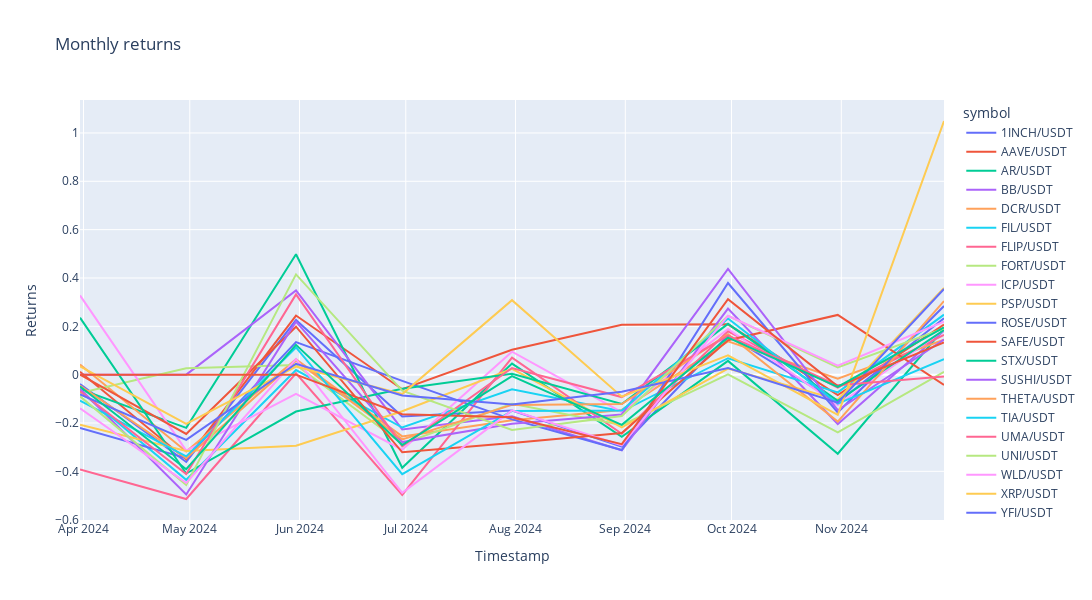

Here is the notebook cell this chart was saved with:
### Code cell
# Create a line plot with Plotly
fig = px.line(returns_df, x=returns_df.index, y=returns_df.columns, title="Monthly returns")
# Adjust the layout for a wider plot
fig.update_layout(width=1200, height=600, xaxis_title="Timestamp", yaxis_title="Returns")
# Show the interactive plot
fig.show()

### Figure 1 — Plotly figure (JSON) as saved in the notebook; plotly's stock layout.template omitted (floating-point values rounded to 4 significant figures)
{"data": [{"hovertemplate": "symbol=1INCH/USDT<br>timestamp=%{x}<br>value=%{y}<extra></extra>", "legendgroup": "1INCH/USDT", "line": {"color": "#636efa", "dash": "solid"}, "marker": {"symbol": "circle"}, "mode": "lines", "name": "1INCH/USDT", "orientation": "v", "showlegend": true, "type": "scatter", "x": ["2024-03-31T00:00:00+00:00", "2024-04-30T00:00:00+00:00", "2024-05-31T00:00:00+00:00", "2024-06-30T00:00:00+00:00", "2024-07-31T00:00:00+00:00", "2024-08-31T00:00:00+00:00", "2024-09-30T00:00:00+00:00", "2024-10-31T00:00:00+00:00", "2024-11-30T00:00:00+00:00"], "xaxis": "x", "y": [-0.03875, -0.3612, 0.2259, -0.1731, -0.1485, -0.2975, 0.163, -0.115, 0.2335], "yaxis": "y"}, {"hovertemplate": "symbol=AAVE/USDT<br>timestamp=%{x}<br>value=%{y}<extra></extra>", "legendgroup": "AAVE/USDT", "line": {"color": "#EF553B", "dash": "solid"}, "marker": {"symbol": "circle"}, "mode": "lines", "name": "AAVE/USDT", "orientation": "v", "showlegend": true, "type": "scatter", "x": ["2024-03-31T00:00:00+00:00", "2024-04-30T00:00:00+00:00", "2024-05-31T00:00:00+00:00", "2024-06-30T00:00:00+00:00", "2024-07-31T00:00:00+00:00", "2024-08-31T00:00:00+00:00", "2024-09-30T00:00:00+00:00", "2024-10-31T00:00:00+00:00", "2024-11-30T00:00:00+00:00"], "xaxis": "x", "y": [0.01213, -0.3506, 0.2446, -0.0604, 0.1029, 0.2067, 0.2081, -0.0848, 0.2071], "yaxis": "y"}, {"hovertemplate": "symbol=AR/USDT<br>timestamp=%{x}<br>value=%{y}<extra></extra>", "legendgroup": "AR/USDT", "line": {"color": "#00cc96", "dash": "solid"}, "marker": {"symbol": "circle"}, "mode": "lines", "name": "AR/USDT", "orientation": "v", "showlegend": true, "type": "scatter", "x": ["2024-03-31T00:00:00+00:00", "2024-04-30T00:00:00+00:00", "2024-05-31T00:00:00+00:00", "2024-06-30T00:00:00+00:00", "2024-07-31T00:00:00+00:00", "2024-08-31T00:00:00+00:00", "2024-09-30T00:00:00+00:00", "2024-10-31T00:00:00+00:00", "2024-11-30T00:00:00+00:00"], "xaxis": "x", "y": [-0.05984, -0.22, 0.4984, -0.3853, 0.04565, -0.257, 0.05694, -0.3272, 0.1905], "yaxis": "y"}, {"hovertemplate": "symbol=BB/USDT<br>timestamp=%{x}<br>value=%{y}<extra></extra>", "legendgroup": "BB/USDT", "line": {"color": "#ab63fa", "dash": "solid"}, "marker": {"symbol": "circle"}, "mode": "lines", "name": "BB/USDT", "orientation": "v", "showlegend": true, "type": "scatter", "x": ["2024-03-31T00:00:00+00:00", "2024-04-30T00:00:00+00:00", "2024-05-31T00:00:00+00:00", "2024-06-30T00:00:00+00:00", "2024-07-31T00:00:00+00:00", "2024-08-31T00:00:00+00:00", "2024-09-30T00:00:00+00:00", "2024-10-31T00:00:00+00:00", "2024-11-30T00:00:00+00:00"], "xaxis": "x", "y": [0, 0, 0.3486, -0.2266, -0.1725, -0.3128, 0.2733, -0.2041, 0.1821], "yaxis": "y"}, {"hovertemplate": "symbol=DCR/USDT<br>timestamp=%{x}<br>value=%{y}<extra></extra>", "legendgroup": "DCR/USDT", "line": {"color": "#FFA15A", "dash": "solid"}, "marker": {"symbol": "circle"}, "mode": "lines", "name": "DCR/USDT", "orientation": "v", "showlegend": true, "type": "scatter", "x": ["2024-03-31T00:00:00+00:00", "2024-04-30T00:00:00+00:00", "2024-05-31T00:00:00+00:00", "2024-06-30T00:00:00+00:00", "2024-07-31T00:00:00+00:00", "2024-08-31T00:00:00+00:00", "2024-09-30T00:00:00+00:00", "2024-10-31T00:00:00+00:00", "2024-11-30T00:00:00+00:00"], "xaxis": "x", "y": [0.04223, -0.318, 0.06358, -0.2554, -0.1887, -0.1459, 0.1376, -0.01638, 0.1445], "yaxis": "y"}, {"hovertemplate": "symbol=FIL/USDT<br>timestamp=%{x}<br>value=%{y}<extra></extra>", "legendgroup": "FIL/USDT", "line": {"color": "#19d3f3", "dash": "solid"}, "marker": {"symbol": "circle"}, "mode": "lines", "name": "FIL/USDT", "orientation": "v", "showlegend": true, "type": "scatter", "x": ["2024-03-31T00:00:00+00:00", "2024-04-30T00:00:00+00:00", "2024-05-31T00:00:00+00:00", "2024-06-30T00:00:00+00:00", "2024-07-31T00:00:00+00:00", "2024-08-31T00:00:00+00:00", "2024-09-30T00:00:00+00:00", "2024-10-31T00:00:00+00:00", "2024-11-30T00:00:00+00:00"], "xaxis": "x", "y": [-0.06732, -0.4352, 0.01902, -0.2187, -0.06071, -0.1516, 0.06807, -0.07317, 0.2482], "yaxis": "y"}, {"hovertemplate": "symbol=FLIP/USDT<br>timestamp=%{x}<br>value=%{y}<extra></extra>", "legendgroup": "FLIP/USDT", "line": {"color": "#FF6692", "dash": "solid"}, "marker": {"symbol": "circle"}, "mode": "lines", "name": "FLIP/USDT", "orientation": "v", "showlegend": true, "type": "scatter", "x": ["2024-03-31T00:00:00+00:00", "2024-04-30T00:00:00+00:00", "2024-05-31T00:00:00+00:00", "2024-06-30T00:00:00+00:00", "2024-07-31T00:00:00+00:00", "2024-08-31T00:00:00+00:00", "2024-09-30T00:00:00+00:00", "2024-10-31T00:00:00+00:00", "2024-11-30T00:00:00+00:00"], "xaxis": "x", "y": [-0.3925, -0.5145, 0.005342, -0.4977, 0.07057, -0.2444, 0.1793, -0.05322, 0.1646], "yaxis": "y"}, {"hovertemplate": "symbol=FORT/USDT<br>timestamp=%{x}<br>value=%{y}<extra></extra>", "legendgroup": "FORT/USDT", "line": {"color": "#B6E880", "dash": "solid"}, "marker": {"symbol": "circle"}, "mode": "lines", "name": "FORT/USDT", "orientation": "v", "showlegend": true, "type": "scatter", "x": ["2024-03-31T00:00:00+00:00", "2024-04-30T00:00:00+00:00", "2024-05-31T00:00:00+00:00", "2024-06-30T00:00:00+00:00", "2024-07-31T00:00:00+00:00", "2024-08-31T00:00:00+00:00", "2024-09-30T00:00:00+00:00", "2024-10-31T00:00:00+00:00", "2024-11-30T00:00:00+00:00"], "xaxis": "x", "y": [-0.07613, 0.02675, 0.03992, -0.2865, -0.1206, -0.2086, 0.001627, -0.2388, 0.01174], "yaxis": "y"}, {"hovertemplate": "symbol=ICP/USDT<br>timestamp=%{x}<br>value=%{y}<extra></extra>", "legendgroup": "ICP/USDT", "line": {"color": "#FF97FF", "dash": "solid"}, "marker": {"symbol": "circle"}, "mode": "lines", "name": "ICP/USDT", "orientation": "v", "showlegend": true, "type": "scatter", "x": ["2024-03-31T00:00:00+00:00", "2024-04-30T00:00:00+00:00", "2024-05-31T00:00:00+00:00", "2024-06-30T00:00:00+00:00", "2024-07-31T00:00:00+00:00", "2024-08-31T00:00:00+00:00", "2024-09-30T00:00:00+00:00", "2024-10-31T00:00:00+00:00", "2024-11-30T00:00:00+00:00"], "xaxis": "x", "y": [0.3278, -0.3142, -0.07971, -0.3104, 0.09516, -0.1555, 0.1894, -0.1259, 0.1846], "yaxis": "y"}, {"hovertemplate": "symbol=PSP/USDT<br>timestamp=%{x}<br>value=%{y}<extra></extra>", "legendgroup": "PSP/USDT", "line": {"color": "#FECB52", "dash": "solid"}, "marker": {"symbol": "circle"}, "mode": "lines", "name": "PSP/USDT", "orientation": "v", "showlegend": true, "type": "scatter", "x": ["2024-03-31T00:00:00+00:00", "2024-04-30T00:00:00+00:00", "2024-05-31T00:00:00+00:00", "2024-06-30T00:00:00+00:00", "2024-07-31T00:00:00+00:00", "2024-08-31T00:00:00+00:00", "2024-09-30T00:00:00+00:00", "2024-10-31T00:00:00+00:00", "2024-11-30T00:00:00+00:00"], "xaxis": "x", "y": [-0.2072, -0.3156, -0.2942, -0.1515, 0.02439, -0.2185, 0.02543, -0.1035, 0.3586], "yaxis": "y"}, {"hovertemplate": "symbol=ROSE/USDT<br>timestamp=%{x}<br>value=%{y}<extra></extra>", "legendgroup": "ROSE/USDT", "line": {"color": "#636efa", "dash": "solid"}, "marker": {"symbol": "circle"}, "mode": "lines", "name": "ROSE/USDT", "orientation": "v", "showlegend": true, "type": "scatter", "x": ["2024-03-31T00:00:00+00:00", "2024-04-30T00:00:00+00:00", "2024-05-31T00:00:00+00:00", "2024-06-30T00:00:00+00:00", "2024-07-31T00:00:00+00:00", "2024-08-31T00:00:00+00:00", "2024-09-30T00:00:00+00:00", "2024-10-31T00:00:00+00:00", "2024-11-30T00:00:00+00:00"], "xaxis": "x", "y": [-0.2202, -0.3454, 0.1348, -0.02573, -0.1851, -0.3119, 0.379, -0.1563, 0.2839], "yaxis": "y"}, {"hovertemplate": "symbol=SAFE/USDT<br>timestamp=%{x}<br>value=%{y}<extra></extra>", "legendgroup": "SAFE/USDT", "line": {"color": "#EF553B", "dash": "solid"}, "marker": {"symbol": "circle"}, "mode": "lines", "name": "SAFE/USDT", "orientation": "v", "showlegend": true, "type": "scatter", "x": ["2024-03-31T00:00:00+00:00", "2024-04-30T00:00:00+00:00", "2024-05-31T00:00:00+00:00", "2024-06-30T00:00:00+00:00", "2024-07-31T00:00:00+00:00", "2024-08-31T00:00:00+00:00", "2024-09-30T00:00:00+00:00", "2024-10-31T00:00:00+00:00", "2024-11-30T00:00:00+00:00"], "xaxis": "x", "y": [0, -0.2454, 0.1983, -0.3214, -0.2831, -0.2411, 0.1425, 0.2471, -0.04256], "yaxis": "y"}, {"hovertemplate": "symbol=STX/USDT<br>timestamp=%{x}<br>value=%{y}<extra></extra>", "legendgroup": "STX/USDT", "line": {"color": "#00cc96", "dash": "solid"}, "marker": {"symbol": "circle"}, "mode": "lines", "name": "STX/USDT", "orientation": "v", "showlegend": true, "type": "scatter", "x": ["2024-03-31T00:00:00+00:00", "2024-04-30T00:00:00+00:00", "2024-05-31T00:00:00+00:00", "2024-06-30T00:00:00+00:00", "2024-07-31T00:00:00+00:00", "2024-08-31T00:00:00+00:00", "2024-09-30T00:00:00+00:00", "2024-10-31T00:00:00+00:00", "2024-11-30T00:00:00+00:00"], "xaxis": "x", "y": [0.2358, -0.4091, -0.1527, -0.05827, 0.003708, -0.1212, 0.2102, -0.108, 0.1847], "yaxis": "y"}, {"hovertemplate": "symbol=SUSHI/USDT<br>timestamp=%{x}<br>value=%{y}<extra></extra>", "legendgroup": "SUSHI/USDT", "line": {"color": "#ab63fa", "dash": "solid"}, "marker": {"symbol": "circle"}, "mode": "lines", "name": "SUSHI/USDT", "orientation": "v", "showlegend": true, "type": "scatter", "x": ["2024-03-31T00:00:00+00:00", "2024-04-30T00:00:00+00:00", "2024-05-31T00:00:00+00:00", "2024-06-30T00:00:00+00:00", "2024-07-31T00:00:00+00:00", "2024-08-31T00:00:00+00:00", "2024-09-30T00:00:00+00:00", "2024-10-31T00:00:00+00:00", "2024-11-30T00:00:00+00:00"], "xaxis": "x", "y": [-0.0583, -0.4958, 0.2193, -0.2788, -0.2029, -0.1647, 0.4373, -0.1471, 0.1447], "yaxis": "y"}, {"hovertemplate": "symbol=THETA/USDT<br>timestamp=%{x}<br>value=%{y}<extra></extra>", "legendgroup": "THETA/USDT", "line": {"color": "#FFA15A", "dash": "solid"}, "marker": {"symbol": "circle"}, "mode": "lines", "name": "THETA/USDT", "orientation": "v", "showlegend": true, "type": "scatter", "x": ["2024-03-31T00:00:00+00:00", "2024-04-30T00:00:00+00:00", "2024-05-31T00:00:00+00:00", "2024-06-30T00:00:00+00:00", "2024-07-31T00:00:00+00:00", "2024-08-31T00:00:00+00:00", "2024-09-30T00:00:00+00:00", "2024-10-31T00:00:00+00:00", "2024-11-30T00:00:00+00:00"], "xaxis": "x", "y": [-0.04516, -0.346, 0.05792, -0.2679, -0.1252, -0.1213, 0.1668, -0.1941, 0.3043], "yaxis": "y"}, {"hovertemplate": "symbol=TIA/USDT<br>timestamp=%{x}<br>value=%{y}<extra></extra>", "legendgroup": "TIA/USDT", "line": {"color": "#19d3f3", "dash": "solid"}, "marker": {"symbol": "circle"}, "mode": "lines", "name": "TIA/USDT", "orientation": "v", "showlegend": true, "type": "scatter", "x": ["2024-03-31T00:00:00+00:00", "2024-04-30T00:00:00+00:00", "2024-05-31T00:00:00+00:00", "2024-06-30T00:00:00+00:00", "2024-07-31T00:00:00+00:00", "2024-08-31T00:00:00+00:00", "2024-09-30T00:00:00+00:00", "2024-10-31T00:00:00+00:00", "2024-11-30T00:00:00+00:00"], "xaxis": "x", "y": [-0.1073, -0.3381, 0.1125, -0.4119, -0.1504, -0.148, 0.2322, -0.1197, 0.06441], "yaxis": "y"}, {"hovertemplate": "symbol=UMA/USDT<br>timestamp=%{x}<br>value=%{y}<extra></extra>", "legendgroup": "UMA/USDT", "line": {"color": "#FF6692", "dash": "solid"}, "marker": {"symbol": "circle"}, "mode": "lines", "name": "UMA/USDT", "orientation": "v", "showlegend": true, "type": "scatter", "x": ["2024-03-31T00:00:00+00:00", "2024-04-30T00:00:00+00:00", "2024-05-31T00:00:00+00:00", "2024-06-30T00:00:00+00:00", "2024-07-31T00:00:00+00:00", "2024-08-31T00:00:00+00:00", "2024-09-30T00:00:00+00:00", "2024-10-31T00:00:00+00:00", "2024-11-30T00:00:00+00:00"], "xaxis": "x", "y": [-0.06899, -0.4114, 0.3322, -0.2967, 0.02744, -0.09274, 0.1615, -0.044, -0.007631], "yaxis": "y"}, {"hovertemplate": "symbol=UNI/USDT<br>timestamp=%{x}<br>value=%{y}<extra></extra>", "legendgroup": "UNI/USDT", "line": {"color": "#B6E880", "dash": "solid"}, "marker": {"symbol": "circle"}, "mode": "lines", "name": "UNI/USDT", "orientation": "v", "showlegend": true, "type": "scatter", "x": ["2024-03-31T00:00:00+00:00", "2024-04-30T00:00:00+00:00", "2024-05-31T00:00:00+00:00", "2024-06-30T00:00:00+00:00", "2024-07-31T00:00:00+00:00", "2024-08-31T00:00:00+00:00", "2024-09-30T00:00:00+00:00", "2024-10-31T00:00:00+00:00", "2024-11-30T00:00:00+00:00"], "xaxis": "x", "y": [-0.08995, -0.4563, 0.4147, -0.06627, -0.2287, -0.171, 0.2433, 0.03033, 0.1915], "yaxis": "y"}, {"hovertemplate": "symbol=WLD/USDT<br>timestamp=%{x}<br>value=%{y}<extra></extra>", "legendgroup": "WLD/USDT", "line": {"color": "#FF97FF", "dash": "solid"}, "marker": {"symbol": "circle"}, "mode": "lines", "name": "WLD/USDT", "orientation": "v", "showlegend": true, "type": "scatter", "x": ["2024-03-31T00:00:00+00:00", "2024-04-30T00:00:00+00:00", "2024-05-31T00:00:00+00:00", "2024-06-30T00:00:00+00:00", "2024-07-31T00:00:00+00:00", "2024-08-31T00:00:00+00:00", "2024-09-30T00:00:00+00:00", "2024-10-31T00:00:00+00:00", "2024-11-30T00:00:00+00:00"], "xaxis": "x", "y": [-0.1393, -0.4474, 0.06434, -0.4891, -0.1477, -0.292, 0.2436, 0.03744, 0.2189], "yaxis": "y"}, {"hovertemplate": "symbol=XRP/USDT<br>timestamp=%{x}<br>value=%{y}<extra></extra>", "legendgroup": "XRP/USDT", "line": {"color": "#FECB52", "dash": "solid"}, "marker": {"symbol": "circle"}, "mode": "lines", "name": "XRP/USDT", "orientation": "v", "showlegend": true, "type": "scatter", "x": ["2024-03-31T00:00:00+00:00", "2024-04-30T00:00:00+00:00", "2024-05-31T00:00:00+00:00", "2024-06-30T00:00:00+00:00", "2024-07-31T00:00:00+00:00", "2024-08-31T00:00:00+00:00", "2024-09-30T00:00:00+00:00", "2024-10-31T00:00:00+00:00", "2024-11-30T00:00:00+00:00"], "xaxis": "x", "y": [0.03453, -0.2039, 0.03355, -0.08018, 0.3083, -0.09103, 0.07983, -0.1665, 1.049], "yaxis": "y"}, {"hovertemplate": "symbol=YFI/USDT<br>timestamp=%{x}<br>value=%{y}<extra></extra>", "legendgroup": "YFI/USDT", "line": {"color": "#636efa", "dash": "solid"}, "marker": {"symbol": "circle"}, "mode": "lines", "name": "YFI/USDT", "orientation": "v", "showlegend": true, "type": "scatter", "x": ["2024-03-31T00:00:00+00:00", "2024-04-30T00:00:00+00:00", "2024-05-31T00:00:00+00:00", "2024-06-30T00:00:00+00:00", "2024-07-31T00:00:00+00:00", "2024-08-31T00:00:00+00:00", "2024-09-30T00:00:00+00:00", "2024-10-31T00:00:00+00:00", "2024-11-30T00:00:00+00:00"], "xaxis": "x", "y": [-0.08211, -0.2698, 0.04492, -0.08652, -0.1231, -0.07108, 0.02726, -0.116, 0.3543], "yaxis": "y"}, {"hovertemplate": "symbol=ZK/USDT<br>timestamp=%{x}<br>value=%{y}<extra></extra>", "legendgroup": "ZK/USDT", "line": {"color": "#EF553B", "dash": "solid"}, "marker": {"symbol": "circle"}, "mode": "lines", "name": "ZK/USDT", "orientation": "v", "showlegend": true, "type": "scatter", "x": ["2024-03-31T00:00:00+00:00", "2024-04-30T00:00:00+00:00", "2024-05-31T00:00:00+00:00", "2024-06-30T00:00:00+00:00", "2024-07-31T00:00:00+00:00", "2024-08-31T00:00:00+00:00", "2024-09-30T00:00:00+00:00", "2024-10-31T00:00:00+00:00", "2024-11-30T00:00:00+00:00"], "xaxis": "x", "y": [0, 0, 0, -0.1641, -0.176, -0.2875, 0.3122, -0.04832, 0.1331], "yaxis": "y"}, {"hovertemplate": "symbol=ZRX/USDT<br>timestamp=%{x}<br>value=%{y}<extra></extra>", "legendgroup": "ZRX/USDT", "line": {"color": "#00cc96", "dash": "solid"}, "marker": {"symbol": "circle"}, "mode": "lines", "name": "ZRX/USDT", "orientation": "v", "showlegend": true, "type": "scatter", "x": ["2024-03-31T00:00:00+00:00", "2024-04-30T00:00:00+00:00", "2024-05-31T00:00:00+00:00", "2024-06-30T00:00:00+00:00", "2024-07-31T00:00:00+00:00", "2024-08-31T00:00:00+00:00", "2024-09-30T00:00:00+00:00", "2024-10-31T00:00:00+00:00", "2024-11-30T00:00:00+00:00"], "xaxis": "x", "y": [-0.04891, -0.3914, 0.1232, -0.2915, -0.005973, -0.2076, 0.1531, -0.05052, 0.1955], "yaxis": "y"}], "layout": {"height": 600, "legend": {"title": {"text": "symbol"}, "tracegroupgap": 0}, "title": {"text": "Monthly returns"}, "width": 1200, "xaxis": {"anchor": "y", "domain": [0, 1], "title": {"text": "Timestamp"}}, "yaxis": {"anchor": "x", "domain": [0, 1], "title": {"text": "Returns"}}}}
